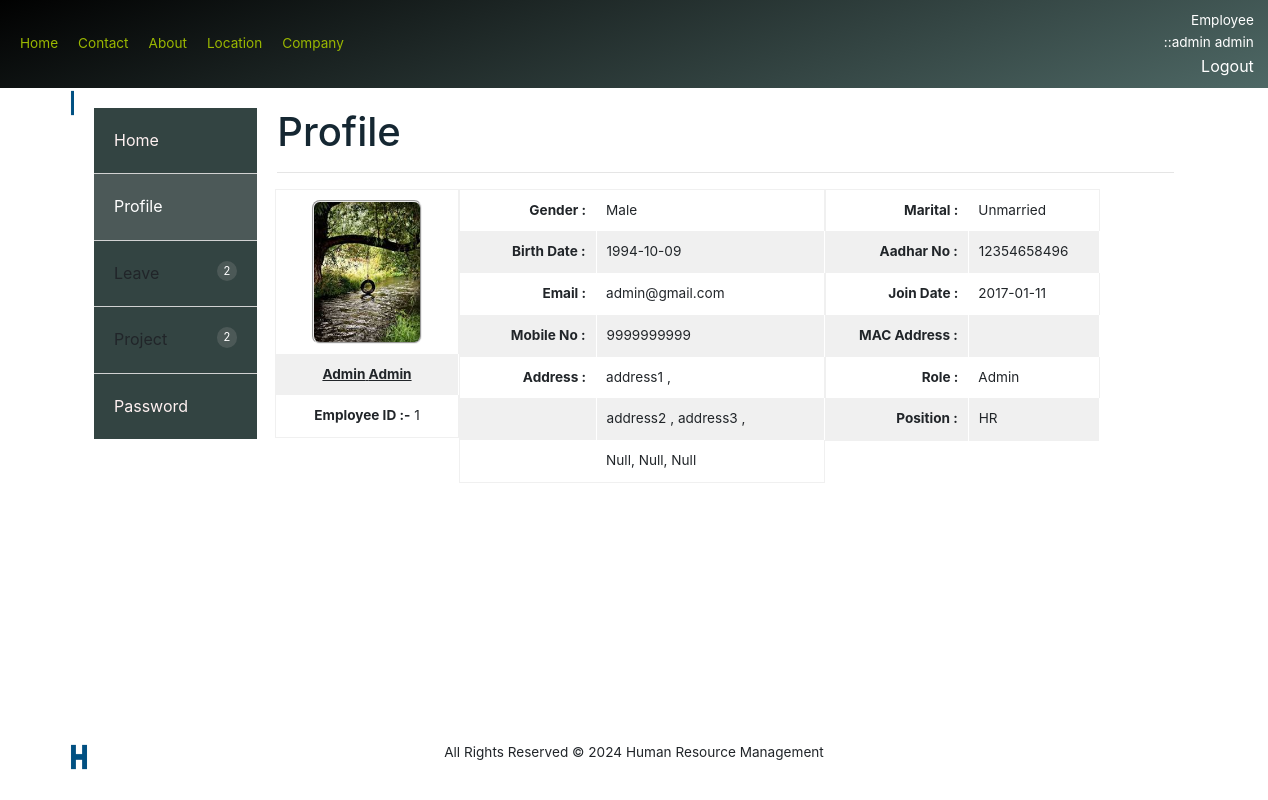
Screenshot of /user/profile.php (signed in) with the database file from the repository.
### tables this page shows
CREATE TABLE `gender` (
  `GenderId` int(11) NOT NULL,
  `Name` varchar(15) NOT NULL
);

CREATE TABLE `maritalstatus` (
  `MaritalId` int(11) NOT NULL,
  `Name` varchar(100) NOT NULL
);

CREATE TABLE `position` (
  `PositinId` int(11) NOT NULL,
  `Name` varchar(200) NOT NULL
);

### user/profile.php (the view, shortened to what this page needs)
<?php include('userheader.php');?>
<?php
	$dbs = new database();
	$db=$dbs->connection();
	$genderid = $_SESSION['User']['Gender'];
	$gid = mysqli_query($db,"select * from gender where GenderId='$genderid'");
	$gendern = mysqli_fetch_assoc($gid);
	$maritalid = $_SESSION['User']['MaritalStatus'];
	$mid = mysqli_query($db,"select * from maritalstatus where MaritalId='$maritalid'");
	$maritaln = mysqli_fetch_assoc($mid);
	$positionid = $_SESSION['User']['PositionId'];
	$pid = mysqli_query($db,"select * from position where PositinId='$positionid'");
	$positionn = mysqli_fetch_assoc($pid);
	$cityid = $_SESSION['User']['CityId'];
	$cid = mysqli_query($db,"select * from city where CityId='$cityid'");
	$cityn = mysqli_fetch_assoc($cid);
	$stateid = $cityn['StateId'];
	$sid = mysqli_query($db,"select * from state where StateId='$stateid'");
	$staten = mysqli_fetch_assoc($sid);
	$countryid = $staten['CountryId'];
	$couid = mysqli_query($db,"select * from country where CountryId='$countryid'");
	$countryn = mysqli_fetch_assoc($couid);
?>
               	<div class="s-12 l-10">
               	<h1>Profile</h1><hr>
               	</div>
               	<form action="" method="post">
               	<div class="s-12 l-2">
                 	<table>
                 		<tbody>
                 			<tr>
                 				<td align="center"><img src="../image/<?php echo (isset($_SESSION['User']['ImageName']))?$_SESSION['User']['ImageName']:""; ?>" id="myImg" style="height: 144px; border: 2px groove; border-radius:8px;"></td>
                 			</tr>
                 			<tr>
                 				<td align="center"><u style="margin-bottom: 5px;"><b><?php echo ucfirst($_SESSION['User']['FirstName'])."&nbsp;".ucfirst($_SESSION['User']['LastName']); ?></b></u></td>
                 			</tr>
                 			<tr>
                 				<td align="center"><b>Employee ID :-</b> <?php echo(isset($_SESSION['User']['EmployeeId']))?$_SESSION['User']['EmployeeId']:"Null";?></td>
                 			</tr>
                 		</tbody>
                 	</table>
               	</div>
               	<div class="s-12 l-4" >
                 	<table>
                 		<tbody>
                 			<tr>
                 				<td style="text-align: right;"><b>Gender :</b></td>
                 				<td ><?php echo(isset($gendern['Name']))?ucfirst($gendern['Name']):"Null";?></td>
                 			</tr>
                 			<tr>
                 				<td style="text-align: right;"><b>Birth Date :</b></td>
                 				<td ><?php echo(isset($_SESSION['User']['Birthdate']))?$_SESSION['User']['Birthdate']:"Null";?></td>
                 			</tr>
                 			<tr>
                 				<td style="text-align: right;"><b>Email :</b></td>
                 				<td ><?php echo(isset($_SESSION['User']['Email']))?$_SESSION['User']['Email']:"Null";?></td>
                 			</tr>
                 			<tr>
                 				<td style="text-align: right;"><b>Mobile No :</b></td>
                 				<td ><?php echo(isset($_SESSION['User']['Mobile']))?$_SESSION['User']['Mobile']:"Null";?></td>
                 			</tr>
                 			<tr>
                 				<td style="text-align: right;"><b>Address :</b></td>
                 				<td ><?php echo(isset($_SESSION['User']['Address1']))?$_SESSION['User']['Address1']:"Null";?> ,</td>
                 			</tr>
                 			<tr>
                 				<td></td>
                 				<td ><?php echo(isset($_SESSION['User']['Address2']))?$_SESSION['User']['Address2']:"Null";?> , <?php echo(isset($_SESSION['User']['Address3']))?$_SESSION['User']['Address3']:"Null";?> , </td>
                 			</tr>
                 			<tr>
                 				<td></td>
                 				<td ><?php echo(isset($cityn['Name']))?ucfirst($cityn['Name']):"Null";?>, <?php echo(isset($staten['Name']))?ucfirst($staten['Name']):"Null";?>, <?php echo(isset($countryn['Name']))?ucfirst($countryn['Name']):"Null";?></td>
                 			</tr>
                 		</tbody>
                 	</table>
               	</div>
               	<div class="s-12 l-3">
                 	<table>
                 		<tbody>
                 			<tr>
                 				<td style="text-align: right;"><b>Marital :</b></td>
                 				<td><?php echo(isset($maritaln['Name']))?ucfirst($maritaln['Name']):"Null";?></td>
                 			</tr>
                 			<tr>
                 				<td style="text-align: right;"><b>Aadhar No :</b></td>
                 				<td><?php echo(isset($_SESSION['User']['AadharNumber']))?$_SESSION['User']['AadharNumber']:"Null";?></td>
                 			</tr>
                 			<tr>
                 				<td style="text-align: right;"><b>Join Date :</b></td>
                 				<td><?php echo(isset($_SESSION['User']['JoinDate']))?$_SESSION['User']['JoinDate']:"Null";?></td>
                 			</tr>
                 			<tr>
                 				<td style="text-align: right;"><b>MAC Address :</b></td>
                 				<td><?php echo (isset($_SESSION['User']['MacAddress']))?$_SESSION['User']['MacAddress']:"";?></td>
                 			</tr>
                 			<tr>
                 				<td style="text-align: right;"><b>Role :</b></td>
                 				<td><?php echo(isset($_SESSION['role']['Name']))?ucfirst($_SESSION['role']['Name']):"Null";?></td>
                 			</tr>
                 			<tr>
                 				<td style="text-align: right;"><b>Position :</b></td>
                 				<td><?php echo(isset($positionn['Name']))?ucfirst($positionn['Name']):"Null";?></td>
                 			</tr>
                 		</tbody>
                 	</table>
               	</div>
               	</form>
<?php include('userfooter.php');?>

### user/css/responsee.css (style rules this page uses)
* { -webkit-box-sizing:border-box; -moz-box-sizing:border-box; box-sizing:border-box; margin:0; }
body { background:none repeat scroll 0 0 #d3d3d3; font-size:16px; font-family:"Open Sans",Arial,sans-serif; color:#444; }
h1,h2,h3,h4,h5,h6 { color:#152732; font-weight: normal; line-height: 1.3; margin:0.5rem 0; }
h1 { font-size:2.7rem; }
p,li,dl,blockquote,table,kbd { font-size: 0.85rem; line-height: 1.6; }
b,strong { font-weight:700; }
img { border:0; display:block; height:auto; max-width:100%; width:auto; }
table { background:none repeat scroll 0 0 #fff; border:1px solid #f0f0f0; border-collapse:collapse; border-spacing:0; text-align:left; width:100%; margin-left: 8px; }
table tr td, table tr th { padding:0.625rem; }
table tfoot, table thead,table tr:nth-of-type(2n) { background:none repeat scroll 0 0 #f0f0f0; }
th,table tr:nth-of-type(2n) td { border-right:1px solid #fff; }
hr { border: 0; border-top: 1px solid #e5e5e5; clear:both; height:0; margin:2.5rem auto; margin-top: 8px; }
form { line-height:1.4; }
.s-1, .s-2, .s-five,.s-3, .s-4, .s-5, .s-6, .s-7, .s-8, .s-9, .s-10, .s-11, .s-12, .m-1, .m-2, .m-five, .m-3, .m-4, .m-5, .m-6, .m-7, .m-8, .m-9, .m-10, .m-11, .m-12, .l-1, .l-2, .l-five, .l-3, .l-4, .l-5, .l-6, .l-7, .l-8, .l-9, .l-10, .l-11, .l-12 { float:left; position:static; }
.s-12 { width:100%; }
.margin > .s-1,.margin > .s-2,.margin > .s-five,.margin > .s-3,.margin > .s-4,.margin > .s-5,.margin > .s-6,.margin > .s-7,.margin > .s-8,.margin > .s-9,.margin > .s-10,.margin > .s-11,.margin > .s-12, .margin > .m-1,.margin > .m-2,.margin > .m-five,.margin > .m-3,.margin > .m-4,.margin > .m-5,.margin > .m-6,.margin > .m-7,.margin > .m-8,.margin > .m-9,.margin > .m-10,.margin > .m-11,.margin > .m-12, .margin > .l-1,.margin > .l-2,.margin > .l-five,.margin > .l-3,.margin > .l-4,.margin > .l-5,.margin > .l-6,.margin > .l-7,.margin > .l-8,.margin > .l-9,.margin > .l-10,.margin > .l-11,.margin > .l-12 { padding:0 0.625rem; }
.l-2 { width:16.6666%; }
.l-3 { width:25%; }
.l-4 { width:33.3333%; }
.l-10 { width:83.3333%; }

### user/userheader.php (style rules this page uses)
#myImg { border-radius: 5px; cursor: pointer; transition: 0.3s; }

### rows the page displays
gender: Name "Male"
maritalstatus: Name "Unmarried"
position: Name "HR"

### other values shown
$_SESSION['User']['FirstName'] "admin"
$_SESSION['User']['LastName'] "admin"
$_SESSION['User']['FirstName'] "Admin"
$_SESSION['User']['LastName'] "Admin"
$_SESSION['User']['EmployeeId'] "1"
$_SESSION['User']['Birthdate'] "1994-10-09"
$_SESSION['User']['Email'] "admin@gmail.com"
$_SESSION['User']['Mobile'] "9999999999"
$_SESSION['User']['Address1'] "address1"
$_SESSION['User']['Address2'] "address2"
$_SESSION['User']['Address3'] "address3"
$_SESSION['User']['AadharNumber'] "12354658496"
$_SESSION['User']['JoinDate'] "2017-01-11"
$_SESSION['role']['Name'] "Admin"
